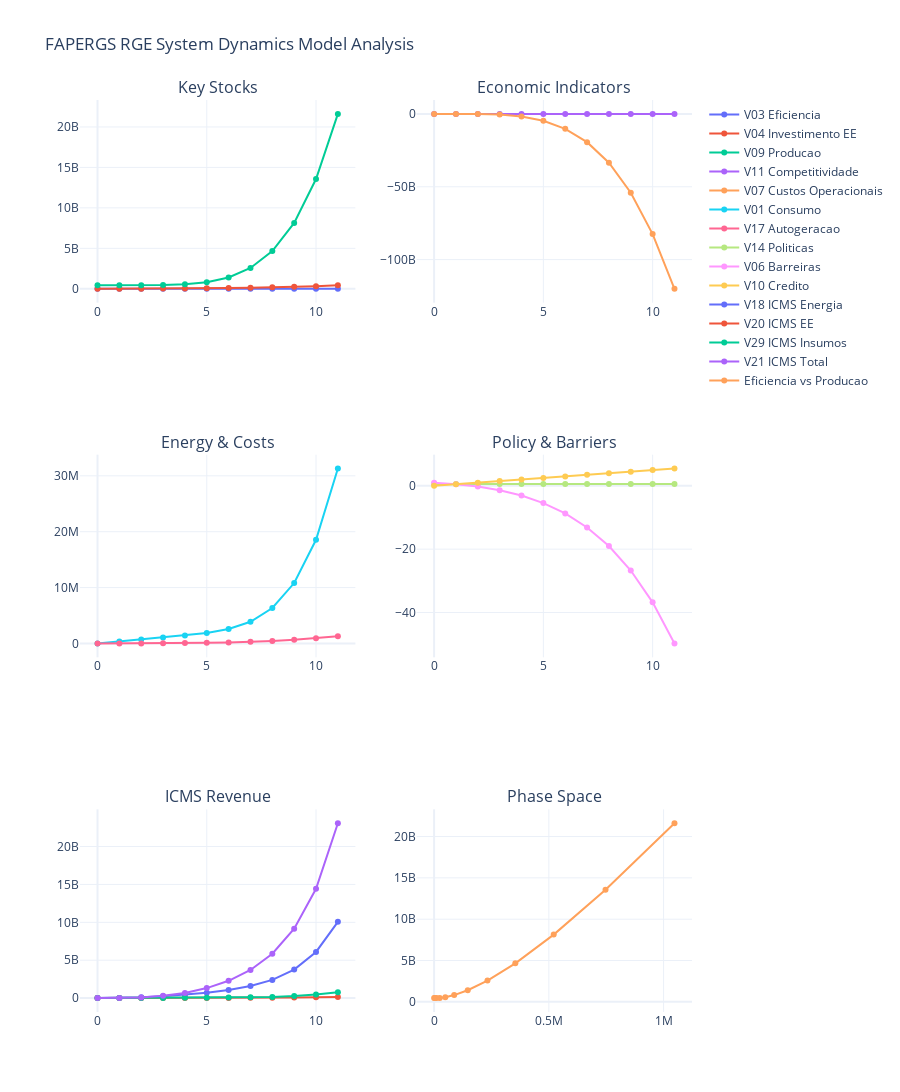

Source (notebook cell):
### Code cell
# Simulation parameters
TIME_STEPS = 12  # Simulate for 10 years (120 months)
DT = 1

# Create the model
variables = create_fapergs_rge_model()

# Create and run the simulation
sim = Simulation(variables, time_steps=TIME_STEPS, dt=DT, integration_method="rk4")
print("Running FAPERGS RGE simulation...")
sim.run()

# Get results
results = sim.get_results()
time_series = sim.get_time_series()

# Plot results
fig = create_plots(results, time_series)
fig.show()

# Print final values
print("\n=== Final Values ===")
for name, var in variables.items():
    if var.var_type != VariableType.CONSTANT:
        print(f"{name}: {var.value:.3f}")

### Figure 1 — Plotly figure (JSON) as saved in the notebook; plotly's stock layout.template omitted (floating-point values rounded to 4 significant figures)
{"data": [{"name": "V03 Eficiencia", "type": "scatter", "x": [0, 1, 2, 3, 4, 5, 6, 7, 8, 9, 10, 11], "xaxis": "x", "y": [0.25, 3479.0, 10710.0, 24580.0, 48670.0, 87470.0, 146500.0, 232500.0, 353900.0, 521200.0, 747000.0, 1048000.0], "yaxis": "y"}, {"name": "V04 Investimento EE", "type": "scatter", "x": [0, 1, 2, 3, 4, 5, 6, 7, 8, 9, 10, 11], "xaxis": "x", "y": [3000000, 6165000.0, 12520000.0, 22890000.0, 38280000.0, 59860000.0, 89080000.0, 127700000.0, 178000000.0, 242700000.0, 325300000.0, 430000000.0], "yaxis": "y"}, {"name": "V09 Producao", "type": "scatter", "x": [0, 1, 2, 3, 4, 5, 6, 7, 8, 9, 10, 11], "xaxis": "x", "y": [450000000, 449800000.0, 450900000.0, 470900000.0, 559900000.0, 816200000.0, 1404000000.0, 2571000000.0, 4663000000.0, 8135000000.0, 13560000000.0, 21610000000.0], "yaxis": "y"}, {"name": "V11 Competitividade", "type": "scatter", "x": [0, 1, 2, 3, 4, 5, 6, 7, 8, 9, 10, 11], "xaxis": "x2", "y": [0, 2.598, 5.598, 8.598, 11.6, 14.6, 17.6, 20.6, 23.6, 26.6, 29.6, 32.6], "yaxis": "y2"}, {"name": "V07 Custos Operacionais", "type": "scatter", "x": [0, 1, 2, 3, 4, 5, 6, 7, 8, 9, 10, 11], "xaxis": "x2", "y": [60000, 25190000.0, -27540000.0, -471200000.0, -1807000000.0, -4747000000.0, -10220000000.0, -19380000000.0, -33530000000.0, -54090000000.0, -82490000000.0, -120000000000.0], "yaxis": "y2"}, {"name": "V01 Consumo", "type": "scatter", "x": [0, 1, 2, 3, 4, 5, 6, 7, 8, 9, 10, 11], "xaxis": "x3", "y": [0, 358000.0, 709400.0, 1054000.0, 1415000.0, 1866000.0, 2580000.0, 3887000.0, 6342000.0, 10810000.0, 18550000.0, 31300000.0], "yaxis": "y3"}, {"name": "V17 Autogeracao", "type": "scatter", "x": [0, 1, 2, 3, 4, 5, 6, 7, 8, 9, 10, 11], "xaxis": "x3", "y": [0, 4355.0, 13400.0, 30740.0, 60860.0, 109400.0, 183100.0, 290700.0, 442500.0, 651500.0, 933900.0, 1309000.0], "yaxis": "y3"}, {"name": "V14 Politicas", "type": "scatter", "x": [0, 1, 2, 3, 4, 5, 6, 7, 8, 9, 10, 11], "xaxis": "x4", "y": [0.55, 0.55, 0.55, 0.55, 0.55, 0.55, 0.55, 0.55, 0.55, 0.55, 0.55, 0.55], "yaxis": "y4"}, {"name": "V06 Barreiras", "type": "scatter", "x": [0, 1, 2, 3, 4, 5, 6, 7, 8, 9, 10, 11], "xaxis": "x4", "y": [1, 0.5115, -0.2498, -1.401, -3.081, -5.455, -8.725, -13.14, -19.02, -26.73, -36.78, -49.76], "yaxis": "y4"}, {"name": "V10 Credito", "type": "scatter", "x": [0, 1, 2, 3, 4, 5, 6, 7, 8, 9, 10, 11], "xaxis": "x4", "y": [0, 0.495, 0.99, 1.485, 1.98, 2.475, 2.97, 3.465, 3.96, 4.455, 4.95, 5.445], "yaxis": "y4"}, {"name": "V18 ICMS Energia", "type": "scatter", "x": [0, 1, 2, 3, 4, 5, 6, 7, 8, 9, 10, 11], "xaxis": "x5", "y": [0, 29160000.0, 116000000.0, 259300000.0, 459300000.0, 723700000.0, 1079000000.0, 1593000000.0, 2404000000.0, 3762000000.0, 6092000000.0, 10060000000.0], "yaxis": "y5"}, {"name": "V20 ICMS EE", "type": "scatter", "x": [0, 1, 2, 3, 4, 5, 6, 7, 8, 9, 10, 11], "xaxis": "x5", "y": [0, 521900.0, 1607000.0, 3686000.0, 7301000.0, 13120000.0, 21970000.0, 34880000.0, 53090000.0, 78170000.0, 112100000.0, 157100000.0], "yaxis": "y5"}, {"name": "V29 ICMS Insumos", "type": "scatter", "x": [0, 1, 2, 3, 4, 5, 6, 7, 8, 9, 10, 11], "xaxis": "x5", "y": [0, 8098000.0, 16190000.0, 24430000.0, 33540000.0, 45560000.0, 64870000.0, 99540000.0, 162900000.0, 275600000.0, 467500000.0, 779500000.0], "yaxis": "y5"}, {"name": "V21 ICMS Total", "type": "scatter", "x": [0, 1, 2, 3, 4, 5, 6, 7, 8, 9, 10, 11], "xaxis": "x5", "y": [0, 14010000.0, 94980000.0, 300800000.0, 689400000.0, 1324000000.0, 2287000000.0, 3714000000.0, 5850000000.0, 9151000000.0, 14430000000.0, 23070000000.0], "yaxis": "y5"}, {"mode": "lines+markers", "name": "Eficiencia vs Producao", "type": "scatter", "x": [0.25, 3479.0, 10710.0, 24580.0, 48670.0, 87470.0, 146500.0, 232500.0, 353900.0, 521200.0, 747000.0, 1048000.0], "xaxis": "x6", "y": [450000000, 449800000.0, 450900000.0, 470900000.0, 559900000.0, 816200000.0, 1404000000.0, 2571000000.0, 4663000000.0, 8135000000.0, 13560000000.0, 21610000000.0], "yaxis": "y6"}], "layout": {"annotations": [{"font": {"size": 16}, "showarrow": false, "text": "Key Stocks", "x": 0.225, "xanchor": "center", "xref": "paper", "y": 1, "yanchor": "bottom", "yref": "paper"}, {"font": {"size": 16}, "showarrow": false, "text": "Economic Indicators", "x": 0.775, "xanchor": "center", "xref": "paper", "y": 1, "yanchor": "bottom", "yref": "paper"}, {"font": {"size": 16}, "showarrow": false, "text": "Energy & Costs", "x": 0.225, "xanchor": "center", "xref": "paper", "y": 0.6111, "yanchor": "bottom", "yref": "paper"}, {"font": {"size": 16}, "showarrow": false, "text": "Policy & Barriers", "x": 0.775, "xanchor": "center", "xref": "paper", "y": 0.6111, "yanchor": "bottom", "yref": "paper"}, {"font": {"size": 16}, "showarrow": false, "text": "ICMS Revenue", "x": 0.225, "xanchor": "center", "xref": "paper", "y": 0.2222, "yanchor": "bottom", "yref": "paper"}, {"font": {"size": 16}, "showarrow": false, "text": "Phase Space", "x": 0.775, "xanchor": "center", "xref": "paper", "y": 0.2222, "yanchor": "bottom", "yref": "paper"}], "height": 1200, "showlegend": true, "title": {"text": "FAPERGS RGE System Dynamics Model Analysis"}, "xaxis": {"anchor": "y", "domain": [0, 0.45]}, "xaxis2": {"anchor": "y2", "domain": [0.55, 1]}, "xaxis3": {"anchor": "y3", "domain": [0, 0.45]}, "xaxis4": {"anchor": "y4", "domain": [0.55, 1]}, "xaxis5": {"anchor": "y5", "domain": [0, 0.45]}, "xaxis6": {"anchor": "y6", "domain": [0.55, 1]}, "yaxis": {"anchor": "x", "domain": [0.7778, 1]}, "yaxis2": {"anchor": "x2", "domain": [0.7778, 1]}, "yaxis3": {"anchor": "x3", "domain": [0.3889, 0.6111]}, "yaxis4": {"anchor": "x4", "domain": [0.3889, 0.6111]}, "yaxis5": {"anchor": "x5", "domain": [0, 0.2222]}, "yaxis6": {"anchor": "x6", "domain": [0, 0.2222]}}}
